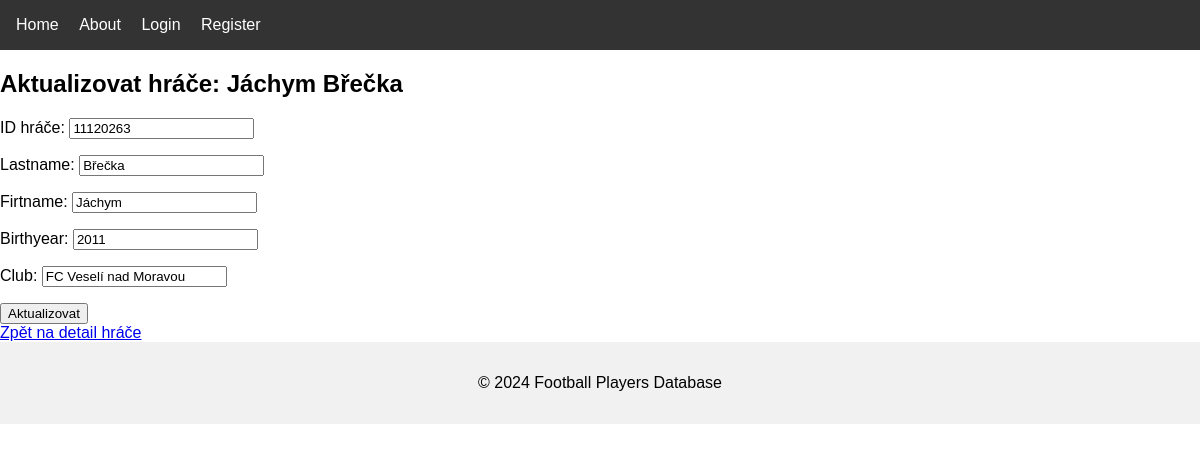
Page /players/update/4/ on the committed database.
### players/models.py (models this page shows, shortened)
class Player(models.Model):
    id_player = models.CharField(max_length=10, unique=True, verbose_name="ID hráče", blank=True, null=True)  # Přidané pole id_player
    last_name = models.CharField(max_length=100, verbose_name="Lastname")
    first_name = models.CharField(max_length=100, verbose_name="Firtname")
    birth_year = models.IntegerField(verbose_name="Birthyear")
    club = models.CharField(max_length=100, verbose_name="Club")

### players/views.py (the view)
# urls.py: path('update/<int:pk>/', views.update_player, name='update_player'),  # Aktualizace hráče
def update_player(request, pk):
    player = get_object_or_404(Player, pk=pk)
    if request.method == 'POST':
        form = PlayerForm(request.POST, instance=player)
        if form.is_valid():
            form.save()
            return redirect('player_detail', pk=player.pk)  # Přesměrování na detail hráče
    else:
        form = PlayerForm(instance=player)
    return render(request, 'players/update_player.html', {'form': form, 'player': player})

### players/forms.py
class PlayerForm(forms.ModelForm):
    class Meta:
        model = Player
        fields = ['id_player','last_name', 'first_name', 'birth_year', 'club']

### players/templates/players/update_player.html (shortened to what this page needs)
{% extends 'core/base.html' %}
{% block content %}
  <h2>Aktualizovat hráče: {{ player.first_name }} {{ player.last_name }}</h2>
  <form method="post">
      {{ form.as_p }}
      <button type="submit">Aktualizovat</button>
  </form>
  <a href="{% url 'player_detail' player.pk %}">Zpět na detail hráče</a>
{% endblock %}

### core/static/css/styles.css (style rules this page uses)
body { font-family: Arial, sans-serif; margin: 0; padding: 0; }

### rows in the picture
Player: first_name "Jáchym", last_name "Břečka", id_player "11120263", birth_year "2011", club "FC Veselí nad Moravou"
